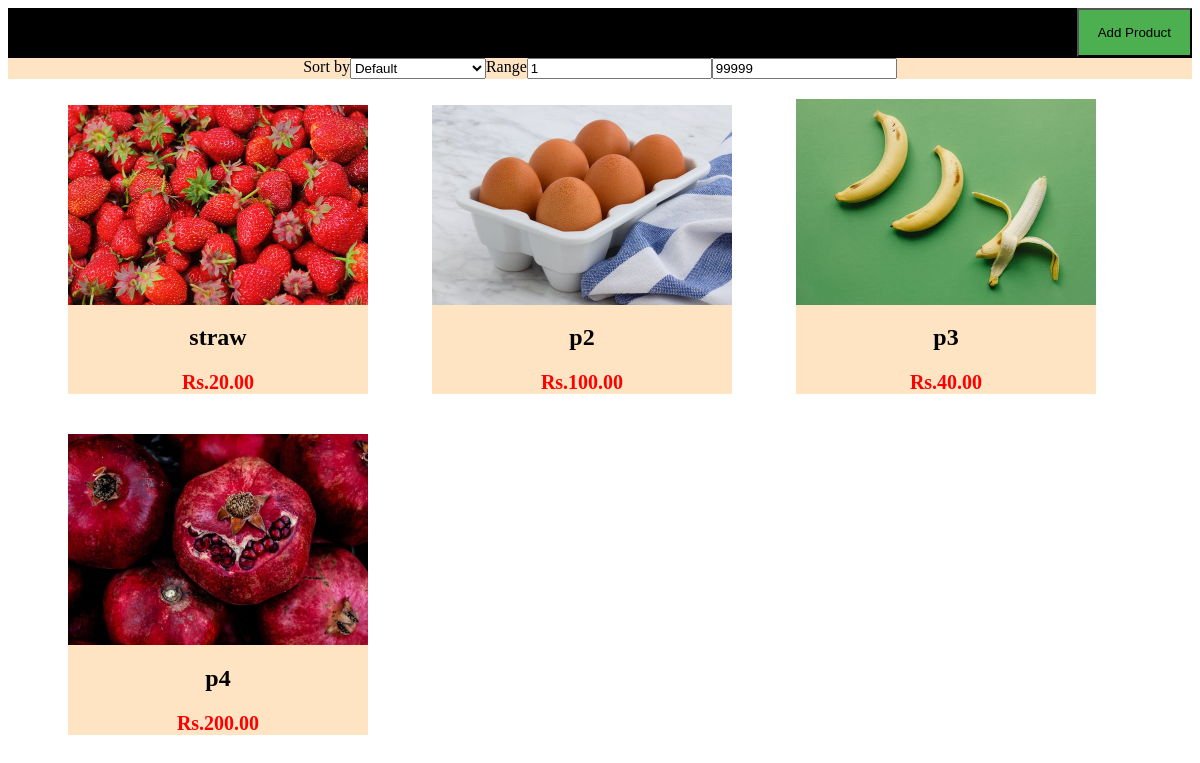
The page / on the database its author committed.
### tables this page shows
CREATE TABLE `product_table` (
  `product_id` int(11) NOT NULL,
  `product_name` varchar(255) NOT NULL,
  `img_path` varchar(255) NOT NULL,
  `price` decimal(10,2) NOT NULL
);

### sort.php (the view)
<?php
require "db_conn.php";
$minPrice = isset($_GET['minprice'])? $_GET['minprice'] : 1;
$maxPrice =  isset($_GET['maxprice'])? $_GET['maxprice'] : 999999999;
$sql = "SELECT * FROM product_table";
if (!empty($minPrice) && !empty($maxPrice)) {
  $sql .= " WHERE price BETWEEN $minPrice AND $maxPrice";
}
if(isset($_GET['sort']))
  {
  $sortBy = $_GET['sort'];
if($sortBy == 'asc') {
  $sql.=" ORDER BY price ASC";
} else if ($sortBy == 'desc'){
  $sql.=" ORDER BY price DESC";
}
else {
  $sql.=" ORDER BY product_id ASC";
}
}
else {
  $sql.=" ORDER BY product_id ASC";
}
$result = mysqli_query($conn, $sql);
while($row = mysqli_fetch_array($result)) {
    $img_path = $row['img_path'];
    $product_name= $row['product_name'];
    $product_price=$row['price'];
    ?>
   <div class="product_container <?php echo $product_name?> ">
    <img src="<?php echo $img_path ?>" >
    <h2 class="PNAME"><?php echo $product_name?></h2>
    <span class="price">Rs.<?php echo $product_price ?></span>
 </div>
    <?php
}
?>

### index.php (shortened to what this page needs)
	<html>
	<head>
	<link rel="stylesheet" href="css\style.css">
  <link rel="stylesheet" href="https://unicons.iconscout.com/release/v4.0.0/css/line.css">
	</head>
	<body>
<div class="header">
<button class="addpbutton" onclick="showPopup()">Add Product</button>
</div>
        <div class="filters" >
 <label for="sort_by">Sort by</label>
  <select id="sort_by" class="sortBy" name="sort" onchange="sortProducts()">
  <option value="default">Default</option>
  </select>
 <label for="rangeinp">Range</label>
<input type="number"class="rangeinp" id="minprice" name="minprice" placeholder="min" value="1" onchange="sortProducts()" required >
<input type="number" class="rangeinp" id="maxprice" name="maxprice" placeholder="max" value="99999" onchange="sortProducts()" required>
 </div>
			<div class="productss" id="product-table">
		<?php include "sort.php" ?>
			</div>
	</body>
	</html>

### css/style.css (style rules this page uses)
.header { height: 50px; width:100%; background-color: black; }
.addpbutton { float: right; cursor: pointer; text-align: center; background-color: #4caf50; padding: 15px 19px; }
.filters { display: flex; justify-content: center; background-color: bisque; }
.product_container { display: inline-block; width: 300px; margin-left: 60px; margin-bottom: 20px; margin-top: 20px; text-align: center; background-color: bisque; }
.product_container img { max-width: 100%; height: auto; }
.product_container .price { font-size: 1.25rem; color: #f00; font-weight: bold; margin-bottom: 10px; }

### rows shown on the page
product_table: img_path (picture), product_name "straw", price "20.00"
product_table: img_path (picture), product_name "p2", price "100.00"
product_table: img_path (picture), product_name "p3", price "40.00"
product_table: img_path (picture), product_name "p4", price "200.00"
